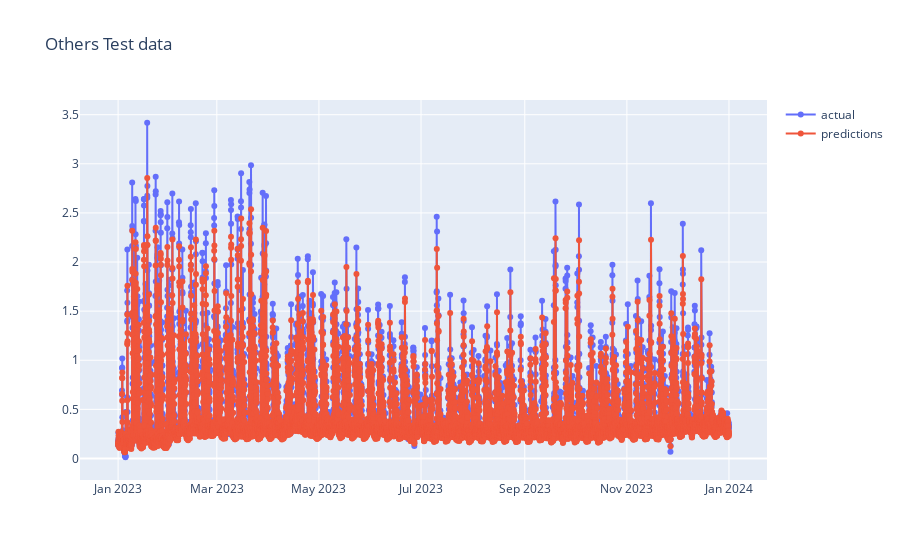

Notebook code for this chart:
### Code cell
plot_predictions(others_predictions, title_text="Others Test data")

### Figure 1 — Plotly figure (JSON) as saved in the notebook; plotly's stock layout.template omitted (floating-point values rounded to 4 significant figures; data arrays with more than 128 entries replaced by an {"elided": "..."} marker saying what was removed)
{"data": [{"mode": "lines+markers", "name": "actual", "type": "scatter", "x": {"elided": "8760 str values"}, "y": {"elided": "8760 float values"}}, {"mode": "lines+markers", "name": "predictions", "type": "scatter", "x": {"elided": "8760 str values"}, "y": {"elided": "8760 float values"}}], "layout": {"title": {"text": "Others Test data"}}}
